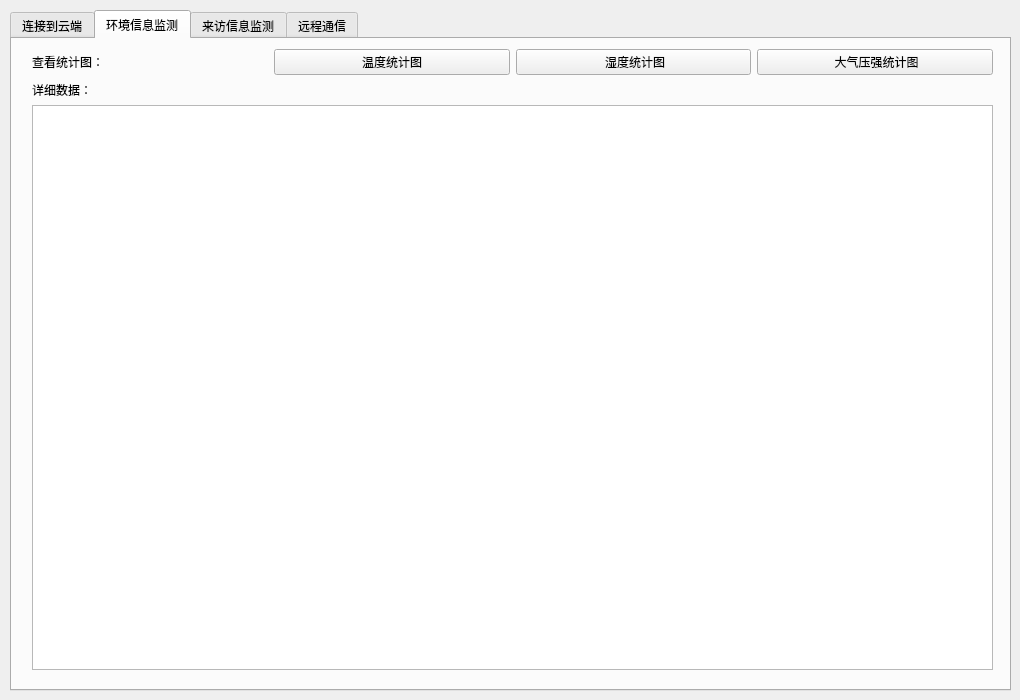
<?xml version="1.0" encoding="UTF-8"?>
<ui version="4.0">
 <class>Widget</class>
 <widget class="QWidget" name="Widget">
  <property name="geometry">
   <rect>
    <x>0</x>
    <y>0</y>
    <width>1020</width>
    <height>700</height>
   </rect>
  </property>
  <property name="windowTitle">
   <string>防疫居家隔离监控系统</string>
  </property>
  <widget class="QTabWidget" name="tabWidget">
   <property name="geometry">
    <rect>
     <x>10</x>
     <y>10</y>
     <width>1001</width>
     <height>681</height>
    </rect>
   </property>
   <property name="font">
    <font>
     <family>微软雅黑</family>
    </font>
   </property>
   <property name="currentIndex">
    <number>1</number>
   </property>
   <widget class="QWidget" name="tab">
    <attribute name="title">
     <string>连接到云端</string>
    </attribute>
    <widget class="QLabel" name="label">
     <property name="geometry">
      <rect>
       <x>0</x>
       <y>10</y>
       <width>991</width>
       <height>181</height>
      </rect>
     </property>
     <property name="text">
      <string>&lt;html&gt;&lt;head/&gt;&lt;body&gt;&lt;p align=&quot;center&quot;&gt;&lt;img src=&quot;:/image/image/medical.png&quot;/&gt;&lt;/p&gt;&lt;/body&gt;&lt;/html&gt;</string>
     </property>
    </widget>
    <widget class="QLabel" name="label_2">
     <property name="geometry">
      <rect>
       <x>0</x>
       <y>180</y>
       <width>991</width>
       <height>61</height>
      </rect>
     </property>
     <property name="font">
      <font>
       <family>微软雅黑</family>
       <weight>75</weight>
       <bold>true</bold>
      </font>
     </property>
     <property name="text">
      <string>&lt;html&gt;&lt;head/&gt;&lt;body&gt;&lt;p align=&quot;center&quot;&gt;&lt;span style=&quot; font-size:24pt;&quot;&gt;云端医疗防疫居家隔离监控系统&lt;/span&gt;&lt;/p&gt;&lt;/body&gt;&lt;/html&gt;</string>
     </property>
    </widget>
    <widget class="QPushButton" name="refresh">
     <property name="geometry">
      <rect>
       <x>300</x>
       <y>380</y>
       <width>381</width>
       <height>61</height>
      </rect>
     </property>
     <property name="text">
      <string>连接到云端</string>
     </property>
    </widget>
   </widget>
   <widget class="QWidget" name="tab_2">
    <attribute name="title">
     <string>环境信息监测</string>
    </attribute>
    <widget class="QWidget" name="layoutWidget">
     <property name="geometry">
      <rect>
       <x>20</x>
       <y>10</y>
       <width>961</width>
       <height>621</height>
      </rect>
     </property>
     <layout class="QVBoxLayout" name="verticalLayout">
      <item>
       <layout class="QHBoxLayout" name="horizontalLayout">
        <item>
         <widget class="QLabel" name="label_4">
          <property name="text">
           <string>查看统计图：</string>
          </property>
         </widget>
        </item>
        <item>
         <widget class="QPushButton" name="weatherStat">
          <property name="text">
           <string>温度统计图</string>
          </property>
         </widget>
        </item>
        <item>
         <widget class="QPushButton" name="weatherStat2">
          <property name="text">
           <string> 湿度统计图</string>
          </property>
         </widget>
        </item>
        <item>
         <widget class="QPushButton" name="weatherStat3">
          <property name="text">
           <string> 大气压强统计图</string>
          </property>
         </widget>
        </item>
       </layout>
      </item>
      <item>
       <widget class="QLabel" name="label_3">
        <property name="text">
         <string>详细数据：</string>
        </property>
       </widget>
      </item>
      <item>
       <widget class="QTableView" name="weatherTable"/>
      </item>
     </layout>
    </widget>
   </widget>
   <widget class="QWidget" name="tab_3">
    <attribute name="title">
     <string>来访信息监测</string>
    </attribute>
    <widget class="QWidget" name="layoutWidget">
     <property name="geometry">
      <rect>
       <x>20</x>
       <y>10</y>
       <width>961</width>
       <height>621</height>
      </rect>
     </property>
     <layout class="QVBoxLayout" name="verticalLayout_2">
      <item>
       <layout class="QHBoxLayout" name="horizontalLayout_2">
        <item>
         <widget class="QLabel" name="label_5">
          <property name="text">
           <string>查看统计图：</string>
          </property>
         </widget>
        </item>
        <item>
         <widget class="QPushButton" name="visitStat">
          <property name="text">
           <string>授权和非法访问次数统计图</string>
          </property>
         </widget>
        </item>
       </layout>
      </item>
      <item>
       <widget class="QLabel" name="label_6">
        <property name="text">
         <string>详细数据：</string>
        </property>
       </widget>
      </item>
      <item>
       <widget class="QTableView" name="visitTable"/>
      </item>
     </layout>
    </widget>
   </widget>
   <widget class="QWidget" name="tab_4">
    <attribute name="title">
     <string>远程通信</string>
    </attribute>
    <widget class="QGroupBox" name="groupBox">
     <property name="geometry">
      <rect>
       <x>30</x>
       <y>30</y>
       <width>931</width>
       <height>151</height>
      </rect>
     </property>
     <property name="title">
      <string>远程警告提醒控制</string>
     </property>
     <widget class="QWidget" name="layoutWidget">
      <property name="geometry">
       <rect>
        <x>40</x>
        <y>40</y>
        <width>851</width>
        <height>93</height>
       </rect>
      </property>
      <layout class="QVBoxLayout" name="verticalLayout_3">
       <item>
        <widget class="QRadioButton" name="alarmOn">
         <property name="text">
          <string>开启对方远程警报</string>
         </property>
         <attribute name="buttonGroup">
          <string notr="true">buttonGroup</string>
         </attribute>
        </widget>
       </item>
       <item>
        <widget class="QRadioButton" name="alarmOff">
         <property name="text">
          <string>关闭对方远程警报</string>
         </property>
         <property name="checked">
          <bool>true</bool>
         </property>
         <attribute name="buttonGroup">
          <string notr="true">buttonGroup</string>
         </attribute>
        </widget>
       </item>
       <item>
        <widget class="QPushButton" name="alarmSend">
         <property name="text">
          <string>确认发送</string>
         </property>
        </widget>
       </item>
      </layout>
     </widget>
    </widget>
    <widget class="QGroupBox" name="groupBox_2">
     <property name="geometry">
      <rect>
       <x>30</x>
       <y>190</y>
       <width>931</width>
       <height>441</height>
      </rect>
     </property>
     <property name="title">
      <string>远程聊天通信</string>
     </property>
     <widget class="QWidget" name="layoutWidget">
      <property name="geometry">
       <rect>
        <x>41</x>
        <y>41</y>
        <width>851</width>
        <height>362</height>
       </rect>
      </property>
      <layout class="QVBoxLayout" name="verticalLayout_4">
       <item>
        <widget class="QLabel" name="label_7">
         <property name="text">
          <string>对方消息：</string>
         </property>
        </widget>
       </item>
       <item>
        <widget class="QLabel" name="piMsg">
         <property name="font">
          <font>
           <pointsize>16</pointsize>
          </font>
         </property>
         <property name="text">
          <string>暂无</string>
         </property>
        </widget>
       </item>
       <item>
        <widget class="QPushButton" name="piGet">
         <property name="text">
          <string>拉取消息</string>
         </property>
        </widget>
       </item>
       <item>
        <widget class="QLabel" name="label_9">
         <property name="text">
          <string>发送消息：</string>
         </property>
        </widget>
       </item>
       <item>
        <widget class="QTextEdit" name="pcMsg">
         <property name="font">
          <font>
           <pointsize>16</pointsize>
          </font>
         </property>
        </widget>
       </item>
       <item>
        <widget class="QPushButton" name="pcSend">
         <property name="sizePolicy">
          <sizepolicy hsizetype="Minimum" vsizetype="Minimum">
           <horstretch>0</horstretch>
           <verstretch>0</verstretch>
          </sizepolicy>
         </property>
         <property name="minimumSize">
          <size>
           <width>0</width>
           <height>29</height>
          </size>
         </property>
         <property name="text">
          <string>确认发送</string>
         </property>
        </widget>
       </item>
      </layout>
     </widget>
    </widget>
   </widget>
  </widget>
 </widget>
 <resources/>
 <connections/>
 <buttongroups>
  <buttongroup name="buttonGroup"/>
 </buttongroups>
</ui>
